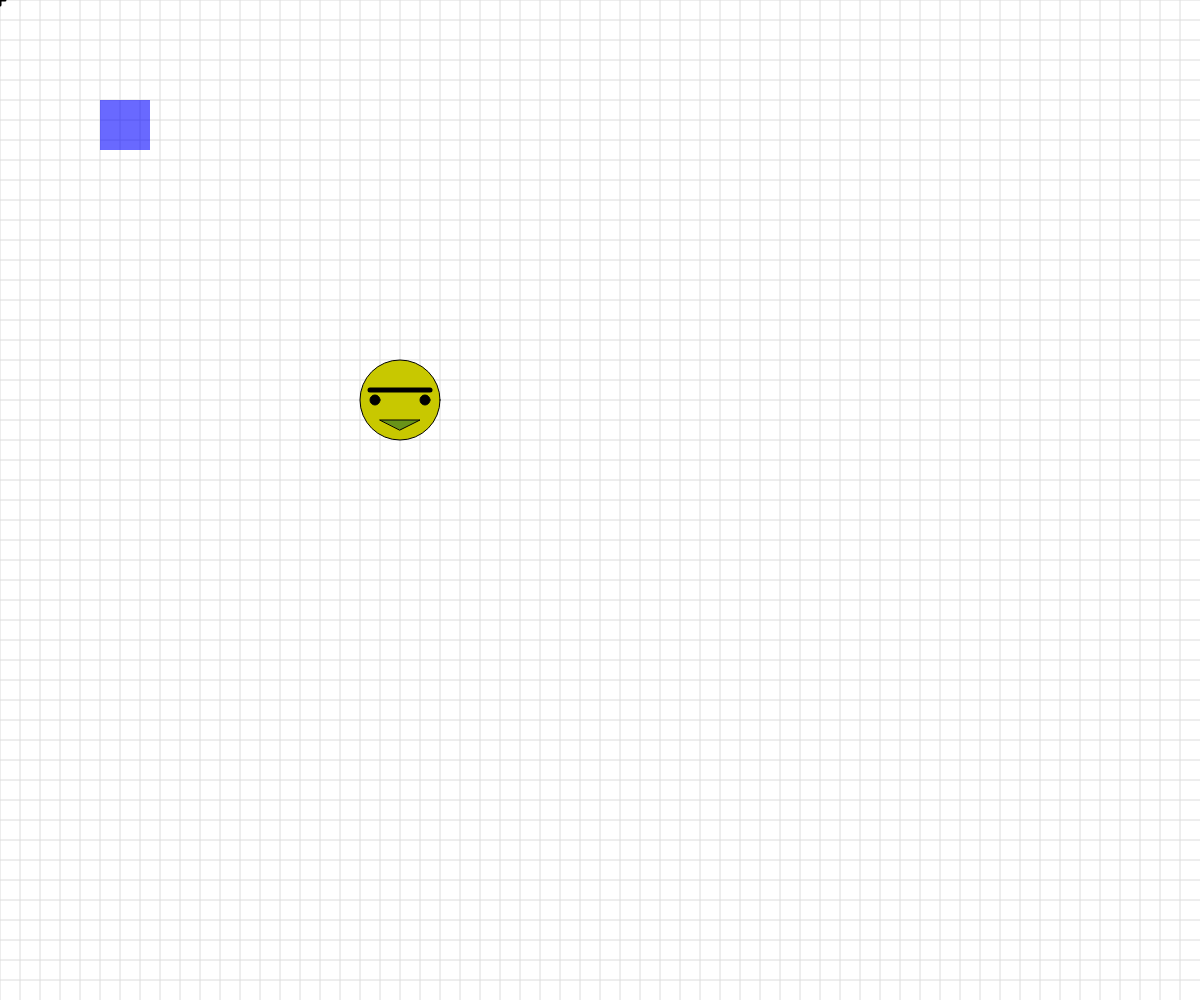
Frame 1 (no input)
Frame 60 (no input): identical to frame 1, image omitted
Frame 120 (the mouse pressed at the canvas centre since frame 60): identical to frame 1, image omitted

The p5.js sketch that drew this single still picture (run headless with seeded random() and noise() and a simulated clock; from frame 60 on, the mouse is pressed at the canvas centre):

// p5.js sketch
// ── sketch.js
// Basic Transformations Sandbox


let originalSpacing = 20;


function setup() {
  createCanvas(windowWidth, windowHeight);
  angleMode(DEGREES);
}

function draw() { // Coordinate system resets every frame.
  background(255);
  drawBasicGrid(220);

  //transformation one: TRANSLATION

  // push();
  // translate(150,50); // Apply to coordinate system directly.
  // drawBasicGrid(150);
  // rectangleBlue(0,0);
  // pop();
  // rectangleRed(0,0);

  // push() - Makes a new copy of coordinate system.
  // pop()  - Removes the current coordinate system.



  //transformation two: SCALE
  // rectangleRed(40,0);

  // let scaleAmount = map(mouseX,0,width,-10,10);
  // translate(140,140);
  // scale(scaleAmount);
  // drawBasicGrid(100);
  // rectangleBlue(0,0);

  //transformation three: ROTATION
  //reminder: rotations are measured in radians, not degrees! Functions can help with the conversion...
  
  push();
  translate(400,400);
  rotate(map(mouseX,0,width,-360,360));
  // drawBasicGrid(100);
  face(0,0);
  pop();

  rectangleBlue(100,100);

  //Combinations of Transformations

  

}


function face(x, y) {
  //draw a face at x,y
  push();
  translate(x,y);
  ellipseMode(CENTER);
  fill(200,200,0);
  stroke(0);
  ellipse(0,0,80,80);
  fill(90, 140, 30, 220);
  triangle(-20, 20, 20, 20, 0, 30);
  fill(0);
  ellipse(-25,0,10,10);
  ellipse(25,0,10,10);
  strokeWeight(5);
  line(-30,-10,30,-10);
  strokeWeight(1);
  pop();

}

function rectangleRed(x, y) {
  //draw a red rectangle at x,y (sized 50 pixels square) - to visualize what happens to the coordinate system
  //when different basic transformations are applied.
  noStroke();
  fill(255, 0, 0, 150);
  rect(x, y, 50, 50);

}

function rectangleBlue(x, y) {
  //draw a blue rectangle at x,y (sized 50 pixels square) - to visualize what happens to the coordinate system
  //when different basic transformations are applied.
  noStroke();
  fill(0, 0, 255, 150);
  rect(x, y, 50, 50);

}

function drawBasicGrid(shade) {
  //draw the normal cartesian Coordinate Grid, in a light color. Spaced at 20 px by default
  stroke(shade);
  for (let x = 0; x < width; x += 20) {
    line(x, 0, x, height);
  }
  for (let y = 0; y < height; y += 20) {
    line(0, y, width, y);
  }

  //Draw "X" at the origin
  strokeWeight(3);
  stroke(0);
  line(-5,0,5,0);
  line(0,5,0,-5);
  strokeWeight(1);
}
